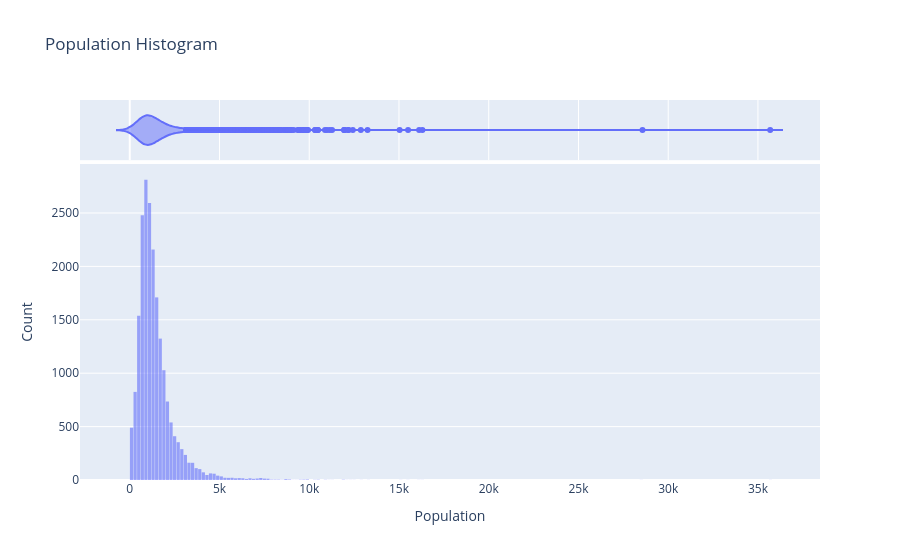

Notebook code for this chart:
### Code cell
x_val = 'population'
# y_val = 'median_house_value'

fig_hist = px.histogram(
	housing,
	x = x_val,
	nbins=200,
	title=f"{x_val.replace('_', ' ').title()} Histogram",
	marginal='violin',
	opacity=0.6
)

fig_hist.update_layout(
	yaxis_title='Count',
	xaxis_title=x_val.replace('_', ' ').title(),
	bargap=0.1
)

### Figure 1 — Plotly figure (JSON) as saved in the notebook; plotly's stock layout.template omitted (floating-point values rounded to 4 significant figures; data arrays with more than 128 entries replaced by an {"elided": "..."} marker saying what was removed)
{"data": [{"bingroup": "x", "hovertemplate": "population=%{x}<br>count=%{y}<extra></extra>", "legendgroup": "", "marker": {"color": "#636efa", "opacity": 0.6, "pattern": {"shape": ""}}, "name": "", "nbinsx": 200, "orientation": "v", "showlegend": false, "type": "histogram", "x": {"elided": "20640 float values"}, "xaxis": "x", "yaxis": "y"}, {"hovertemplate": "population=%{x}<extra></extra>", "legendgroup": "", "marker": {"color": "#636efa"}, "name": "", "scalegroup": "x", "showlegend": false, "type": "violin", "x": {"elided": "20640 float values"}, "xaxis": "x2", "yaxis": "y2"}], "layout": {"bargap": 0.1, "barmode": "relative", "legend": {"tracegroupgap": 0}, "title": {"text": "Population Histogram"}, "xaxis": {"anchor": "y", "domain": [0, 1], "title": {"text": "Population"}}, "xaxis2": {"anchor": "y2", "domain": [0, 1], "matches": "x", "showgrid": true, "showticklabels": false}, "yaxis": {"anchor": "x", "domain": [0, 0.8316], "title": {"text": "Count"}}, "yaxis2": {"anchor": "x2", "domain": [0.8416, 1], "matches": "y2", "showgrid": false, "showline": false, "showticklabels": false, "ticks": ""}}}
